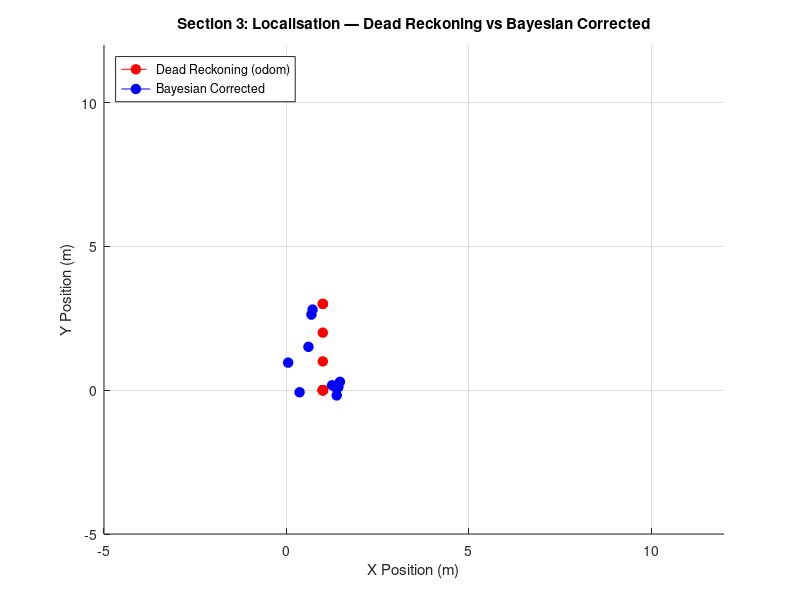

Recreate this plot in MATLAB. (Note: this script raises an error after producing the figure.)
function CW2_localisation()
%% CW2_LOCALISATION
%  Robot localisation combining dead-reckoning (odometry) with
%  noisy sensor readings using a Bayesian weighted fusion approach.
%
%  Key features (from practical sessions):
%    - Dead reckoning: integrates step movements without correction
%    - Sensor model:   GPS-like reading corrupted by Gaussian noise
%    - Moving average: smooths last 3 sensor readings
%    - Adaptive weights: shifts trust toward odometry when noise is high
%    - Bayesian fusion:  x_corrected = w1*odom + w2*sensor_avg
%
%  Task 2 extensions implemented:
%    Part 1 — Sensor noise increases over time (sensor degrades)
%    Part 2 — 3-step moving average filter on sensor readings
%    Part 4 — Adaptive weights based on noise level

%% --- Initial state ---
x = 0;  y = 0;  theta = 0;   % Corrected (fused) pose
odom_x = 0;  odom_y = 0;     % Pure dead-reckoning pose

step_size    = 1;
sensor_noise = 0.3;           % Base noise (will increase per step)
w1 = 0.3;  w2 = 0.7;         % Odometry / sensor weights

sensor_x_hist = [];  sensor_y_hist = [];   % Moving average buffers

% Path storage
x_odom_path = zeros(1,10);  y_odom_path = zeros(1,10);
x_corr_path = zeros(1,10);  y_corr_path = zeros(1,10);
noise_log   = zeros(1,10);
w1_log      = zeros(1,10);

%% --- Figure setup ---
figure('Name','Sec 3 – Robot Localisation','NumberTitle','off');
hold on; grid on;
axis([-5 12 -5 12]);
xlabel('X Position (m)'); ylabel('Y Position (m)');
title('Section 3: Localisation — Dead Reckoning vs Bayesian Corrected');

%% --- Simulation loop (10 steps) ---
for i = 1:10

    % --- Part 1: Noise increases with each step ---
    sensor_noise = 0.3 + 0.1 * i;
    noise_log(i) = sensor_noise;

    % --- Random movement decision ---
    movement = randi([1 3]);

    % --- Dead reckoning update ---
    if movement == 1        % Move forward
        odom_x = odom_x + step_size * cosd(theta);
        odom_y = odom_y + step_size * sind(theta);
    elseif movement == 2    % Turn left
        theta = theta + 90;
    else                    % Turn right
        theta = theta - 90;
    end

    % --- Simulated sensor reading (noisy GPS) ---
    sensor_x = odom_x + normrnd(0, sensor_noise);
    sensor_y = odom_y + normrnd(0, sensor_noise);

    % --- Part 2: Moving average filter (window = 3) ---
    sensor_x_hist(end+1) = sensor_x; %#ok<AGROW>
    sensor_y_hist(end+1) = sensor_y; %#ok<AGROW>
    if length(sensor_x_hist) > 3
        sensor_x_hist(1) = [];
        sensor_y_hist(1) = [];
    end
    sensor_x_avg = mean(sensor_x_hist);
    sensor_y_avg = mean(sensor_y_hist);

    % --- Part 4: Adaptive weights based on noise level ---
    if sensor_noise > 1.0
        w1 = 0.7;  w2 = 0.3;   % High noise → trust odometry
    else
        w1 = 0.3;  w2 = 0.7;   % Low noise  → trust sensor
    end
    w1_log(i) = w1;

    % --- Bayesian weighted fusion ---
    x = w1 * odom_x + w2 * sensor_x_avg;
    y = w1 * odom_y + w2 * sensor_y_avg;

    % --- Store paths ---
    x_odom_path(i) = odom_x;  y_odom_path(i) = odom_y;
    x_corr_path(i) = x;       y_corr_path(i) = y;

    % --- Animate ---
    plot(odom_x, odom_y, 'r--o', 'MarkerSize', 7, 'MarkerFaceColor','r');
    plot(x, y,           'b-o',  'MarkerSize', 7, 'MarkerFaceColor','b');
    drawnow; pause(0.3);
end

legend('Dead Reckoning (odom)', 'Bayesian Corrected', 'Location','northwest');

% Compute total drift between odom and corrected path
drift = sqrt((x_odom_path - x_corr_path).^2 + (y_odom_path - y_corr_path).^2);

%% --- Plot 2: Sensor noise and adaptive weight evolution ---
figure('Name','Sec 3 – Noise & Weight Evolution','NumberTitle','off');
yyaxis left
plot(1:10, noise_log, 'r-o', 'LineWidth', 1.5);
ylabel('Sensor Noise \sigma');

yyaxis right
plot(1:10, w1_log, 'b--s', 'LineWidth', 1.5);
ylabel('Odometry Weight w_1');

xlabel('Step'); title('Section 3: Adaptive Noise and Weight Evolution');
legend('Sensor Noise', 'Odom Weight','Location','northwest'); grid on;

%% --- Plot 3: Drift between methods ---
figure('Name','Sec 3 – Localisation Drift','NumberTitle','off');
bar(1:10, drift, 'FaceColor',[0.2 0.6 0.8]);
xlabel('Step'); ylabel('Drift (m)');
title('Section 3: Positional Drift — Odom vs Bayesian Corrected');
grid on;

fprintf('   Localisation complete. Max drift: %.3f m\n', max(drift));
end
